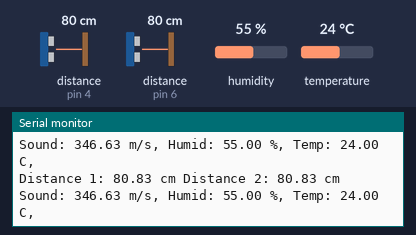
A sketch run on a simulated Arduino Mega 2560, built with avr-gcc and run on an emulated ATmega2560. On the bench: the last lines printed to the serial monitor. Inputs (shaded band) come from the test bench; at power-on: distance to the obstacle (sensors on pin 4, pin 6) 80 cm, temperature 24 °C, humidity 55 %. The echo pulse lasts 58.3 µs per cm.

Above: at 2.8 s.
2.9 s: distance to the obstacle (sensor on pin 4) set to 2 cm
At 3.5 s:
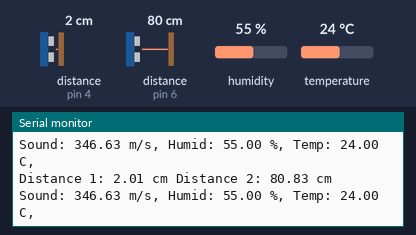
4.4 s: distance to the obstacle (sensor on pin 6) set to 2 cm
At 5.9 s:
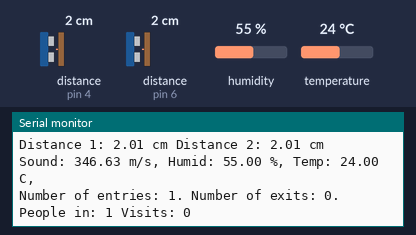
6.2 s: temperature set to 12 °C
At 6.51 s:
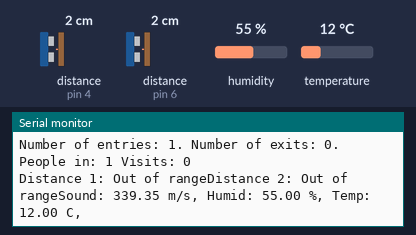
9.8 s: distance to the obstacle (sensor on pin 4) set to 4 cm
At 10.37 s:
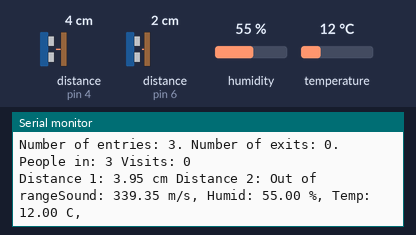
13.6 s: humidity set to 22 %
At 14.37 s:
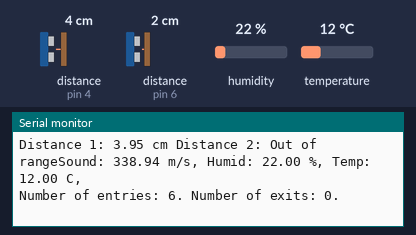
15.1 s: distance to the obstacle (sensor on pin 6) set to 4 cm
At 16.18 s:
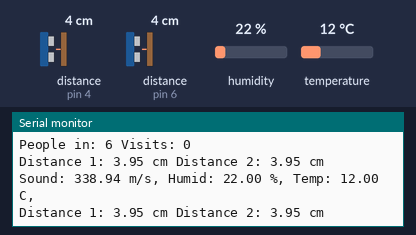
Timing chart, 0 to 17.6 s (numbered marks = the images above; inputs shaded):
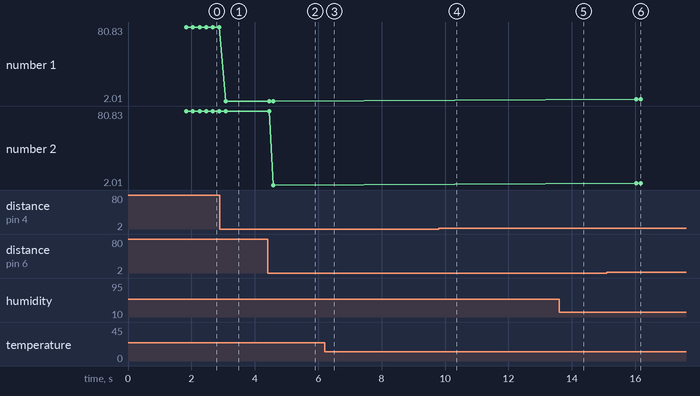

The sketch:

2Two_exolocatReadEntries_Struct.ino
```cpp
/*
  Two dual HC-SR04 with Temp and Humidity product
  Equipment: 2 HC-SR04,DHT11 or DHT22;
  Calculates the number of passes through the first and second sensors with detailed information.
  Calculates the number of entrances and exits from the room.
  With DHT11 Temperature and Humidity Sensor
  Displays results on Serial Monitor

=======================================================================================
|                                       Pins Connections
=======================================================================================
|                      HC-SR04(first)   |    HC-SR04(second)    |    DHT-11(DHT22)
|                   Trig  Echo  Vcc Gnd |   Trig  Echo  Vcc Gnd |   Vcc+  Gnd-  Data
|   Arduino Mega     3     4    5V  GND |    5     6     5V GND |    5V   GND    7
|   Arduino Due      3     4    5V  GND |    5     6     5V GND |    5V   GND    7
========================================================================================
*/

// Include DHT Libraries from Adafruit
// Dependant upon Adafruit_Sensors Library
#include "DHT.h"//version 1.2.3

// Include NewPing Library
#include "NewPing.h"

// Define Constants

#define DHTPIN 7       // DHT-11 Output Pin connection
#define DHTTYPE DHT11   // DHT Type is DHT 11 (AM2302)
#define TRIGGER_PIN_1  3
#define ECHO_PIN_1     4
#define TRIGGER_PIN_2  5
#define ECHO_PIN_2     6
#define MAX_DISTANCE 400

NewPing sonar1(TRIGGER_PIN_1, ECHO_PIN_1, MAX_DISTANCE);
NewPing sonar2(TRIGGER_PIN_2, ECHO_PIN_2, MAX_DISTANCE);

// Define Variables
int counter12=0; //Number of entries in room
int counter21=0;  //Number of leaves the room
float delta=10; //Ignore value
float hum;    // Stores humidity value in percent
float temp;   // Stores temperature value in Celcius
float soundsp;  // Stores calculated speed of sound in M/S
float soundcm;  // Stores calculated speed of sound in cm/ms
int iterations = 3;

struct exolocatVar{
  float etalon; //Etalon of doors for exolocator
  float duration; // Stores First HC-SR04 pulse duration value
  float distance; // Stores calculated distance in cm for Sensor
}exotr1,exotr2;

// Initialize DHT sensor for normal 16mhz Arduino

DHT dht(DHTPIN, DHTTYPE);

void setup() {
  Serial.begin (9600);
  dht.begin();
  etalon();
}

void loop()
{
    hum = dht.readHumidity();  // Get Humidity value
    temp= dht.readTemperature();  // Get Temperature value

    // Calculate the Speed of Sound in M/S
    soundsp = 331.4 + (0.606 * temp) + (0.0124 * hum);

    // Convert to cm/ms

  soundcm = soundsp / 10000;

  // Measure duration for first sensor
    delay(25);
  exotr1.duration = sonar1.ping_median(iterations);

  // Add a delay between sensor readings

  delay(25);

  // Measure duration for first sensor

  exotr2.duration = sonar2.ping_median(iterations);

  // Calculate the distances for both sensors

  exotr1.distance = (exotr1.duration / 2) * soundcm;
  exotr2.distance = (exotr2.duration / 2) * soundcm;

  // Send results to Serial Monitor
    distOut();

  if(exotr1.distance<=exotr1.etalon-delta || exotr1.distance>=exotr1.etalon+delta)
  check2();
  else if (exotr2.distance<=exotr2.etalon-delta || exotr2.distance>=exotr2.etalon+delta)
  check1();
}

void check2(){
  for(int i=0;i<10;i++){
  delay(50);
   hum = dht.readHumidity();  // Get Humidity value
    temp= dht.readTemperature();  // Get Temperature value

    // Calculate the Speed of Sound in M/S
    soundsp = 331.4 + (0.606 * temp) + (0.0124 * hum);

    // Convert to cm/ms

  soundcm = soundsp / 10000;

  // Measure duration for second sensor

  exotr2.duration = sonar2.ping_median(iterations);

  // Calculate the distance of sensor
  exotr2.distance = (exotr2.duration / 2) * soundcm;
  if(exotr2.distance<=exotr2.etalon-delta || exotr2.distance>=exotr2.etalon+delta){
  counter12++;
  distOut();
  out();
  return;
    }
  }
}


void check1(){
  for(int i=0;i<10;i++){
  delay(50);
   hum = dht.readHumidity();  // Get Humidity value
    temp= dht.readTemperature();  // Get Temperature value

    // Calculate the Speed of Sound in M/S
    soundsp = 331.4 + (0.606 * temp) + (0.0124 * hum);

    // Convert to cm/ms

  soundcm = soundsp / 10000;

  // Measure duration for second sensor

  exotr1.duration = sonar1.ping_median(iterations);

  // Calculate the distance of sensor
  exotr1.distance = (exotr1.duration / 2) * soundcm;
  if(exotr1.distance<=exotr1.etalon-delta || exotr1.distance>=exotr1.etalon+delta){
  counter21++;
  distOut();
  out();
  return;
    }
  }
}


void  etalon(){
  Serial.println("Stabilasing tempreture and humidity...");
   Serial.println("Getting etalon values: ...");
    delay(1000);  // Delay so DHT-11 sensor can stabalize

    hum = dht.readHumidity();  // Get Humidity value
    temp= dht.readTemperature();  // Get Temperature value

    // Calculate the Speed of Sound in M/S
    soundsp = 331.4 + (0.606 * temp) + (0.0124 * hum);

    // Convert to cm/ms

  soundcm = soundsp / 10000;

  // Measure duration for first sensor

  exotr1.duration = sonar1.ping_median(10);

  // Add a delay between sensor readings

  delay(100);

  // Measure duration for first sensor

  exotr2.duration = sonar2.ping_median(10);

  // Calculate the distances for both sensors

  exotr1.distance = (exotr1.duration / 2) * soundcm;
  exotr2.distance = (exotr2.duration / 2) * soundcm;

  exotr1.etalon=exotr1.distance;
  exotr2.etalon=exotr2.distance;
  Serial.print("Etalon 1: ");

    if (exotr1.distance >= 400 || exotr1.distance <= 2) {
    Serial.print("Out of range ");
    }
    else {
    Serial.print(exotr1.distance);
    Serial.print(" cm ");
    }

    Serial.print("Etalon 2: ");

    if (exotr2.distance >= 400 || exotr2.distance <= 2) {
    Serial.print("Out of range");
    }
    else {
    Serial.print(exotr2.distance);
    Serial.print(" cm");
    }

  Serial.println(" ");
}
void distOut(){
  Serial.print("Distance 1: ");

    if (exotr1.distance >= 400 || exotr1.distance <= 2) {
    Serial.print("Out of range");
    }
    else {
    Serial.print(exotr1.distance);
    Serial.print(" cm ");
    }

    Serial.print("Distance 2: ");

    if (exotr2.distance >= 400 || exotr2.distance <= 2) {
    Serial.print("Out of range");
    }
    else {
    Serial.print(exotr2.distance);
    Serial.println(" cm");
    }
  Serial.print("Sound: ");
    Serial.print(soundsp);
    Serial.print(" m/s, ");
    Serial.print("Humid: ");
    Serial.print(hum);
    Serial.print(" %, Temp: ");
    Serial.print(temp);
    Serial.print(" C, ");
  Serial.println(" ");
}

void out(){
  Serial.print("Number of entries: ");
  Serial.print(counter12);
  Serial.print(". ");
  Serial.print("Number of exits: ");
  Serial.print(counter21);
  Serial.println(". ");
  Serial.print("People in: ");
  Serial.print(max(counter12-counter21,0));
  Serial.print(" Visits: ");
  Serial.println(min(counter12,counter21));
  delay(1500);
  }
//Ультразвуковий датчик він залежить від погоди, вологості, температури. Акустичні чи електричні шуми збивають його. Потрібна weather resistant version. Звуковий сенксор мусить працювати паралельно щоб інший код не зупиняв його. .
//Ультразвуковий датчик він залежить від погоди, вологості, температури. Акустичні чи електричні шуми збивають його. І кут обєкта також його збиває. Потрібна weather resistant version.
//ІR sensor вимірює за допомогою інфрачервоного і тому страждає від сонця.
//Рішення VL53L0X laser sernor Вимірює до 200 см, але на практиці 125 см.
//Але найкраще купити лазер і модуль приймач і тоді вже точно все буде чекатись до 20 м
/* // NODE MCU
#define D0 16
#define D1   5 // I2C Bus SCL (clock)
#define D2   4 // I2C Bus SDA (data)
#define D3   0
#define D4   2 // Same as "LED_BUILTIN", but inverted logic
#define D5 14 // SPI Bus SCK (clock)
#define D6 12 // SPI Bus MISO
#define D7 13 // SPI Bus MOSI
#define D8 15 // SPI Bus SS (CS)
#define D9   3 // RX0 (Serial console)
#define D10 1 // TX0 (Serial console)
 */
```

Measured:
- after the input at 2.9 s, the serial monitor: prints a new line after 0.19 s (image 1)
- after the input at 4.4 s, the serial monitor: prints a new line after 0.19 s (image 2)
- after the input at 6.2 s, the serial monitor: prints a new line after 0.18 s (image 3)
- after the input at 9.8 s, the serial monitor: prints a new line after 0.45 s (image 4)
- after the input at 13.6 s, the serial monitor: prints a new line after 0.67 s (image 5)
- after the input at 15.1 s, the serial monitor: prints a new line after 0.94 s (image 6)
- plotted number 1: 80.83 → 2.01 after the input at 2.9 s
